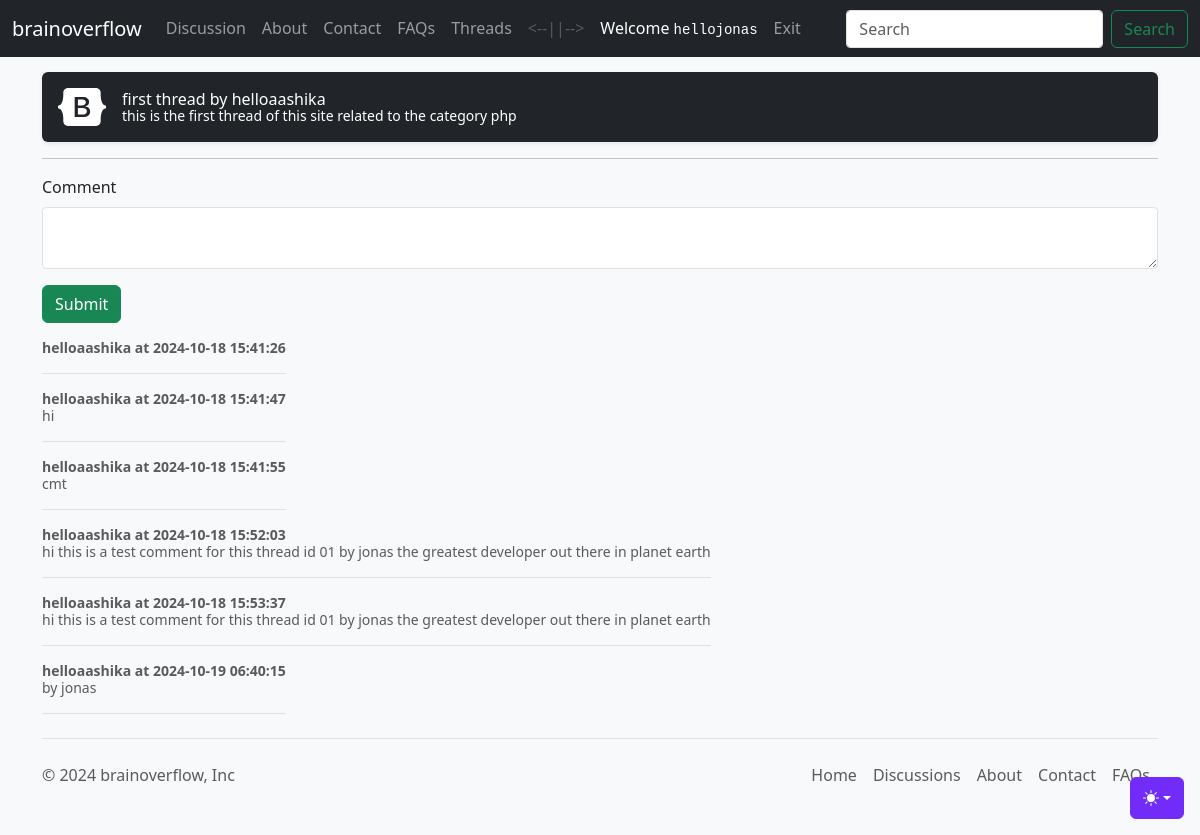
/thread.php?th_id=1 (signed in), run on the app's committed database.
### tables this page shows
CREATE TABLE `threads` (
  `th_id` int(12) NOT NULL,
  `th_name` varchar(256) NOT NULL,
  `th_desc` varchar(4098) NOT NULL,
  `th_ct_id` int(12) NOT NULL,
  `th_user_id` int(12) NOT NULL,
  `th_dt` datetime NOT NULL DEFAULT current_timestamp()
);

CREATE TABLE `users` (
  `sno` int(11) NOT NULL,
  `username` varchar(64) NOT NULL,
  `user_email` varchar(64) NOT NULL,
  `user_pass` varchar(256) NOT NULL,
  `user_dt` datetime NOT NULL DEFAULT current_timestamp()
);

CREATE TABLE `comments` (
  `cmt_id` int(12) NOT NULL,
  `cmt_cnt` varchar(256) NOT NULL,
  `th_id` int(12) NOT NULL,
  `cmt_user_id` int(11) NOT NULL,
  `cmt_dt` datetime NOT NULL DEFAULT current_timestamp()
);

### partials/_helpers.php (called while the page is built, shortened)
<?php
function h(mixed $value): string
{
    return htmlspecialchars((string) ($value ?? ''), ENT_QUOTES | ENT_SUBSTITUTE, 'UTF-8');
}
function positive_int(mixed $value): ?int
{
    $integer = filter_var($value, FILTER_VALIDATE_INT);
    return $integer !== false && $integer > 0 ? $integer : null;
}

### thread.php (the view, shortened to what this page needs)
<?php
require_once 'partials/_helpers.php';
require 'partials/database/_connect.php';
$th_id = positive_int($_GET['th_id'] ?? null);
$threadStatement = mysqli_prepare($conn, 'SELECT * FROM `threads` WHERE th_id = ?');
mysqli_stmt_bind_param($threadStatement, 'i', $th_id);
mysqli_stmt_execute($threadStatement);
$thread = mysqli_fetch_assoc(mysqli_stmt_get_result($threadStatement));
?>
<!DOCTYPE html>
<html lang="en" data-bs-theme="auto">
<head>
  <link rel="stylesheet" href="https://cdn.jsdelivr.net/npm/@docsearch/css@3" />
  <link href="assets/dist/css/bootstrap.min.css" rel="stylesheet" />
  <link href="assets/style.css" rel="stylesheet" />
  <link href="assets/offcanvas-navbar.css" rel="stylesheet" />
  <link href="assets/headers.css" rel="stylesheet">
</head>
<body class="bg-body-tertiary">
    <div class="dropdown position-fixed bottom-0 end-0 mb-3 me-3 bd-mode-toggle">
        <button class="btn btn-bd-primary py-2 dropdown-toggle d-flex align-items-center" id="bd-theme" type="button"
            aria-expanded="false" data-bs-toggle="dropdown" aria-label="Toggle theme (auto)">
            <svg class="bi my-1 theme-icon-active" width="1em" height="1em">
                <use href="#circle-half"></use>
            </svg>
        </button>
    </div>
    <nav class="navbar navbar-expand-lg fixed-top navbar-dark bg-dark" aria-label="Main navigation">
        <?php require 'partials/_header.php'; ?>
    </nav>
    <main class="container">
        <?php
        $th_title = $thread['th_name'];
        $th_desc = $thread['th_desc'];
        $th_user_id = (int) $thread['th_user_id'];
        $authorStatement = mysqli_prepare($conn, 'SELECT username FROM `users` WHERE sno = ?');
        mysqli_stmt_bind_param($authorStatement, 'i', $th_user_id);
        mysqli_stmt_execute($authorStatement);
        $row_03 = mysqli_fetch_assoc(mysqli_stmt_get_result($authorStatement));
        $th_user = $row_03['username'] ?? 'Unknown User';
        echo ' <div class="d-flex align-items-center p-3 my-3 text-white bg-dark rounded shadow-sm">
            <img class="me-3" src="/docs/5.3/assets/brand/bootstrap-logo-white.svg" alt="" width="48" height="38">
            <div class="lh-1">
                <h1 class="h6 mb-0 text-white lh-1">' . h($th_title) . ' by ' . h($th_user) . '</h1>
                <small>' . h($th_desc) . '</small>
            </div>
        </div>'
            ?>
        <hr>
        <?php
        if (($_SESSION['role'] ?? '') === 'user') {
            echo '<form action="thread.php?th_id=' . $th_id . '" method="POST">
        ' . csrf_field() . '
        <div class="mb-3">
            <label for="concern_desc" class="form-label">Comment</label>
            <textarea class="form-control" id="cmt_cnt" name="cmt_cnt" rows="2"></textarea>
        </div>
        <button type="submit" class="btn btn-success">Submit</button>
    </form>';
        } else {
            echo 'Login to comment';
        }
        ?>
        <?php
        $commentsStatement = mysqli_prepare($conn, 'SELECT * FROM `comments` WHERE th_id = ? ORDER BY cmt_dt');
        mysqli_stmt_bind_param($commentsStatement, 'i', $th_id);
        mysqli_stmt_execute($commentsStatement);
        $results = mysqli_stmt_get_result($commentsStatement);
        while ($row = mysqli_fetch_assoc($results)) {
            $cmt_cnt = $row['cmt_cnt'];
            $cmt_dt = $row['cmt_dt'];
            $cmt_user_id = (int) $row['cmt_user_id'];
            $commentAuthorStatement = mysqli_prepare($conn, 'SELECT username FROM `users` WHERE sno = ?');
            mysqli_stmt_bind_param($commentAuthorStatement, 'i', $cmt_user_id);
            mysqli_stmt_execute($commentAuthorStatement);
            $result = mysqli_stmt_get_result($commentAuthorStatement);
            if ($result && mysqli_num_rows($result) > 0) {
                $row2 = mysqli_fetch_assoc($result);
                $username = $row2['username'];
            } else {
                $username = 'Unknown User';
            }
            $is_owner = (($_SESSION['role'] ?? '') === 'user' && isset($_SESSION['sno']) && (int) $_SESSION['sno'] === $cmt_user_id);
            if ($is_owner) {
                echo '<div class="d-flex text-body-secondary pt-3">
                <p class="pb-3 mb-0 small lh-sm border-bottom">
                    <strong class="d-block text-gray-dark">' . h($username) . ' at ' . h($cmt_dt) . '</strong>
                    ' . h($cmt_cnt) . '
                </p>';
            } else {
                echo '<div class="d-flex text-body-secondary pt-3">
                        <p class="pb-3 mb-0 small lh-sm border-bottom">
                            <strong class="d-block text-gray-dark">' . h($username) . ' at ' . h($cmt_dt) . '</strong>
                            ' . h($cmt_cnt) . '
                        </p>
                        </div>';
            }
        }
        ?>
    </main>
    <?php include 'partials/_footer.php' ?>
</body>
</html>

### assets/style.css (style rules this page uses)
.bi { vertical-align: -0.125em; fill: currentColor; }
.btn-bd-primary { --bd-violet-bg: #712cf9; --bd-violet-rgb: 112.520718, 44.062154, 249.437846; --bs-btn-font-weight: 600; --bs-btn-color: var(--bs-white); --bs-btn-bg: var(--bd-violet-bg); --bs-btn-border-color: var(--bd-violet-bg); --bs-btn-hover-color: var(--bs-white); --bs-btn-hover-bg: #6528e0; --bs-btn-hover-border-color: #6528e0; --bs-btn-focus-shadow-rgb: var(--bd-violet-rgb); --bs-btn-active-color: var(--bs-btn-hover-color); --bs-btn-active-bg: #5a23c8; --bs-btn-active-border-color: #5a23c8; }
.bd-mode-toggle { z-index: 1500; }
body { background-color: #f8f9fa; }
.form-control { border-radius: 0.25rem; }

### assets/offcanvas-navbar.css (style rules this page uses)
html, body { overflow-x: hidden; }
body { padding-top: 56px; }

### data on the page
threads: th_name "first thread", th_desc "this is the first thread of this site related to the category php"
users: username "helloaashika"
comments: users.username "helloaashika", cmt_dt "2024-10-18 15:41:26"
comments: users.username "helloaashika", cmt_dt "2024-10-18 15:41:47", cmt_cnt "hi"
comments: users.username "helloaashika", cmt_dt "2024-10-18 15:41:55", cmt_cnt "cmt"
comments: users.username "helloaashika", cmt_dt "2024-10-18 15:52:03", cmt_cnt "hi this is a test comment for this thread id 01 by jonas the greatest developer out there in planet earth"
comments: users.username "helloaashika", cmt_dt "2024-10-18 15:53:37", cmt_cnt "hi this is a test comment for this thread id 01 by jonas the greatest developer out there in planet earth"
comments: users.username "helloaashika", cmt_dt "2024-10-19 06:40:15", cmt_cnt "by jonas"

### other printed values
$name "hellojonas"
